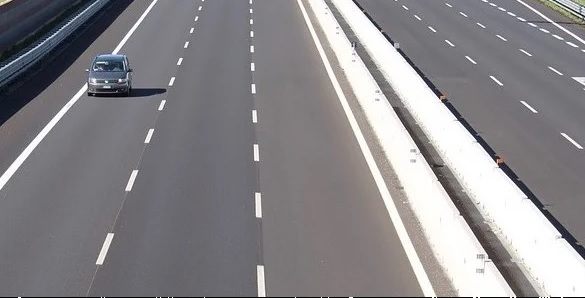
#> input picture BT3.jpg, 585 x 298 px
$ python HoughLinesP.py
#> lines starting #> are read from the running program, lines starting #| are printed output that depends on the picture; after the words box and inside, x2 and y2 are one past the last pixel; in counts of white or black regions, pixels touching at a corner belong together
import cv2
import numpy as np
img = cv2.imread('BT3.jpg', cv2.IMREAD_COLOR)
#> img is the input picture: shape (298, 585, 3); mean B, G, R 138.1, 135.1, 137.2
#Chuyen sang anh xám
gray = cv2.cvtColor(img,cv2.COLOR_BGR2GRAY)
#Tìm các ảnh bằng bộ lọc canny
edges =cv2.Canny(gray, 50, 200)
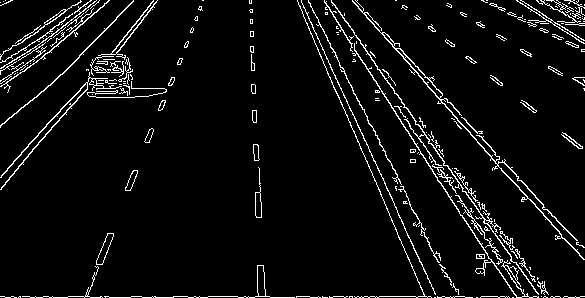
#> edges: shape (298, 585); 5.4% white in thin lines or dots
#Nhận biết các điểm tạo thành 1 đường
lines= cv2.HoughLinesP(edges, 1, np.pi/180, 50, minLineLength=10, maxLineGap=250)
#> lines = 55 rows, first 6: [418, 75, 583, 259], [5, 297, 579, 297], [326, 7, 496, 268], [331, 0, 538, 296], [0, 296, 584, 296], [352, 0, 582, 246]
#Vẽ các đường tìm dc lên ảnh
for line in lines:
    x1, y1, x2, y2 = line[0]
    cv2.line(img, (x1, y1), (x2, y2), (173,255,47), 3)
#> this loop made 55 passes
#> (x1, y1, x2, y2) on passes 1 to 12: (418, 75, 583, 259), (5, 297, 579, 297), (326, 7, 496, 268), (331, 0, 538, 296), (0, 296, 584, 296), (352, 0, 582, 246), (308, 0, 458, 294), (352, 1, 584, 259), (333, 11, 524, 294), (43, 91, 133, 1), (1, 175, 153, 6), (355, 0, 482, 137)
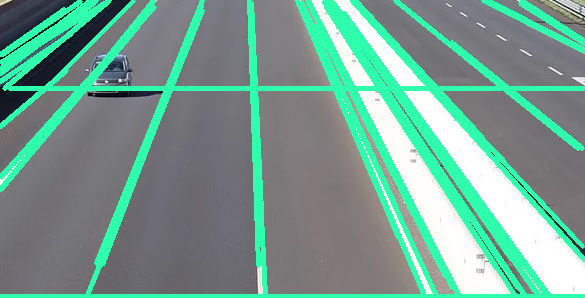
#> img: shape (298, 585, 3); mean B, G, R 144, 158.4, 116.8
#Hiển thị
cv2.imshow("Result Image", img)
cv2.waitKey(0)

$ run again, with BT2.png saved as BT3.jpg
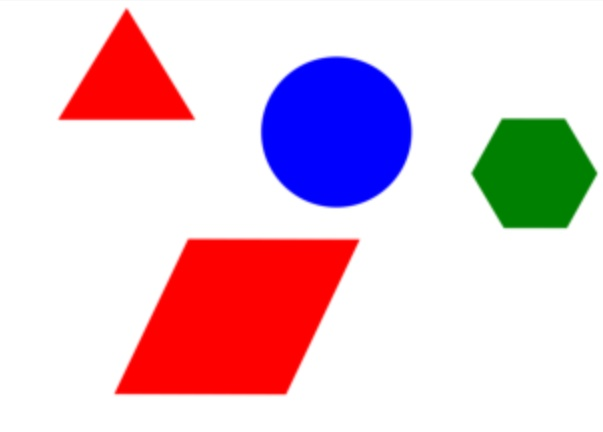
#> input picture BT2.png, 603 x 432 px
#> img is the input picture: shape (432, 603, 3); mean B, G, R 211.1, 198.9, 227.2
#> `edges =cv2.Canny(gray, 50, 200)`:
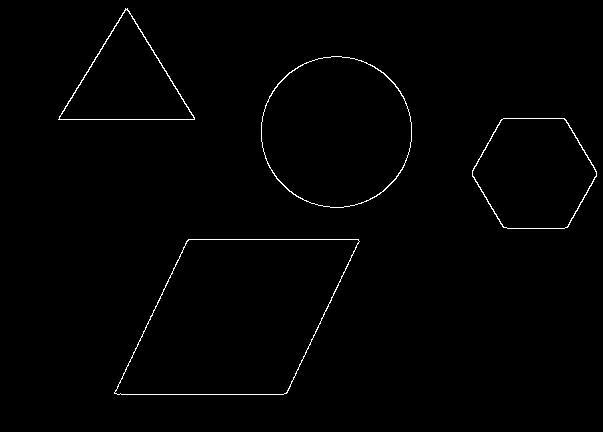
#> edges: shape (432, 603); 0.86% white in thin lines or dots, all inside (x1, y1, x2, y2) = (58, 8, 597, 395)
#> lines = 14 rows, first 6: [117, 394, 283, 394], [188, 239, 358, 239], [114, 392, 188, 240], [58, 119, 565, 119], [129, 11, 318, 325], [287, 392, 411, 126]
#> the loop `for line in lines:` made 14 passes
#> after the loop `for line in lines:`:
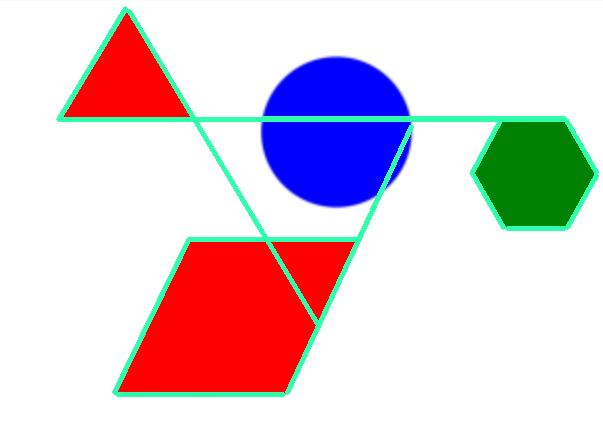
#> img: shape (432, 603, 3); 4.13% of pixels changed, all inside (x1, y1, x2, y2) = (56, 6, 599, 397)

$ run again, with BT4.png saved as BT3.jpg
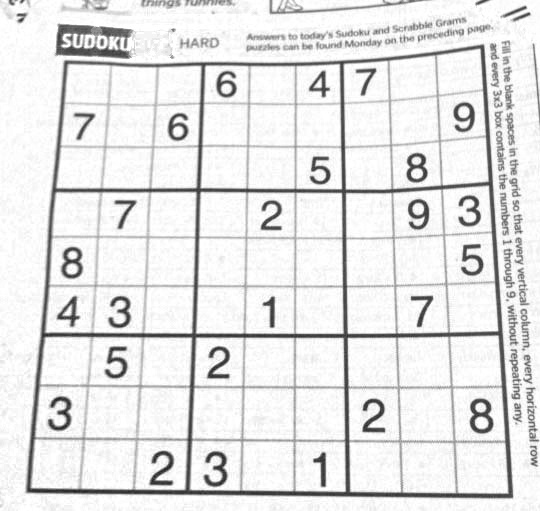
#> input picture BT4.png, 540 x 511 px
#> img is the input picture: shape (511, 540, 3); min 26, max 255, mean 228.8
#> `edges =cv2.Canny(gray, 50, 200)`:
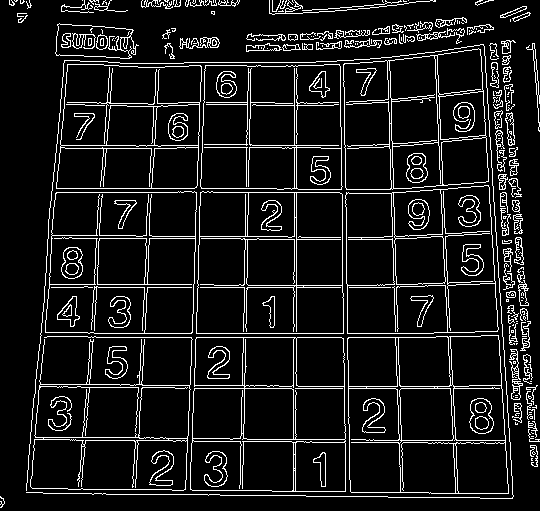
#> edges: shape (511, 540); 9.9% white in thin lines or dots
#> lines = 127 rows, first 6: [44, 287, 525, 287], [190, 494, 207, 0], [40, 337, 529, 337], [51, 192, 518, 192], [35, 388, 535, 388], [45, 284, 526, 284]
#> the loop `for line in lines:` made 127 passes
#> after the loop `for line in lines:`:
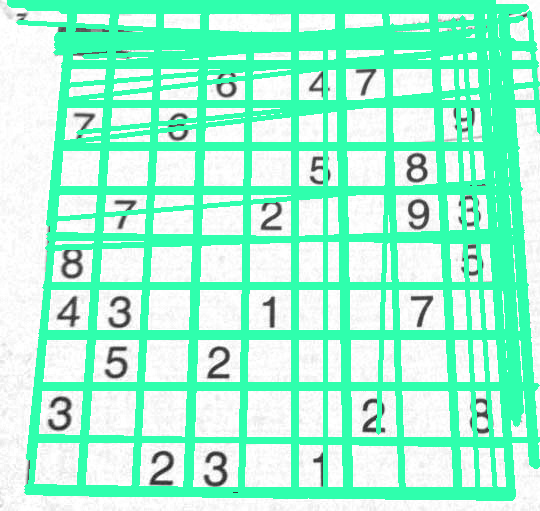
#> img: shape (511, 540, 3); mean B, G, R 213.1, 247.9, 159.7
